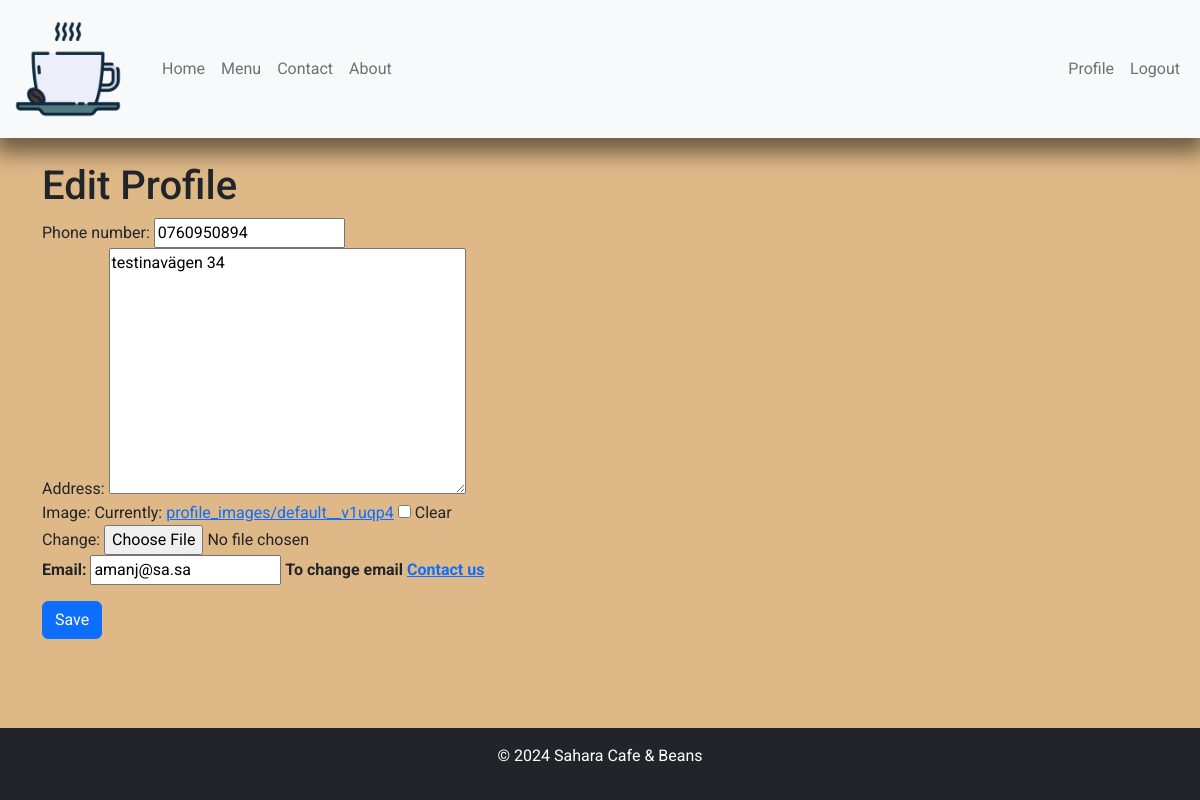
/accounts/profile/edit/ (signed in), run on an earlier commit of the app's database.
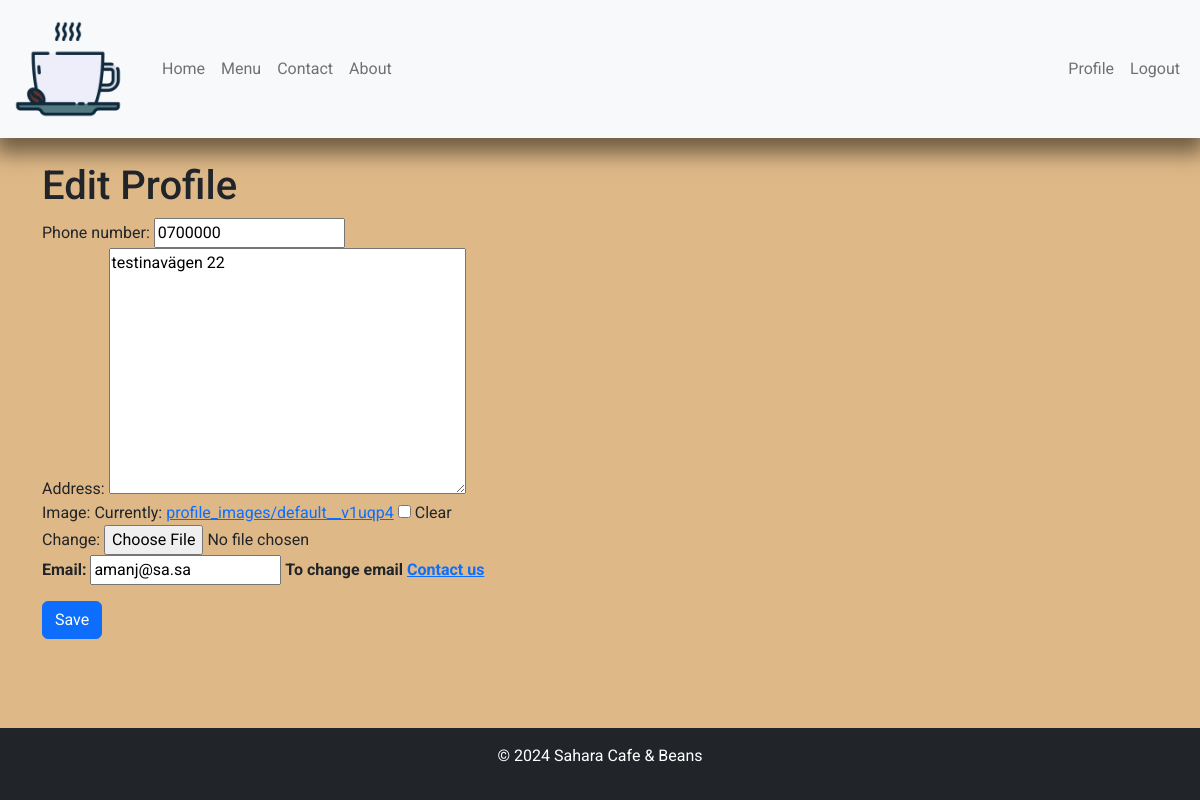
And on a later commit of the database.
### accounts/models.py (models this page shows, shortened)
class UserProfile(models.Model):
    user = models.OneToOneField(User, related_name="profile", on_delete=models.CASCADE, primary_key=True)
    phone_number = models.CharField(max_length=15, blank=True, null=True)
    address = models.TextField(blank=True, null=True)
    email = models.EmailField(default='')
    image = ResizedImageField(
        size=[300,300],
        quality=75,
        upload_to='profile_images/',
        force_format="WEBP",
        blank=True,
        null=True,
        default='profile_images/default_photo.webp'
        )
    updated_on = models.DateField(auto_now=True)

### accounts/views.py (the view)
# urls.py: path('profile/edit/', views.edit_profile, name='edit_profile'),
@login_required
def edit_profile(request):
    profile = get_object_or_404(UserProfile, user=request.user)
    if request.method == 'POST':
        form = UserProfileForm(request.POST, request.FILES, instance=profile)
        if form.is_valid():
            form.save()
            return redirect('accounts:profile_detail')
    else:
        form = UserProfileForm(instance=profile)
    return render(request, 'accounts/profile_form.html', {'form': form})

### accounts/forms.py
class UserProfileForm(forms.ModelForm):
    class Meta:
        model = UserProfile
        fields = ['email', 'phone_number', 'address', 'image']

### accounts/templates/accounts/profile_form.html (shortened to what this page needs)
{% extends 'base.html' %}
{% load static %}
{% block content %}
<div class="container mt-4">
    <h1>{% if form.instance.pk %}Edit Profile{% else %}Create Profile{% endif %}</h1>
    <form method="post" enctype="multipart/form-data">
        {{ form.phone_number.label_tag }} {{ form.phone_number }}<br>
        {{ form.address.label_tag }} {{ form.address }}<br>
        {{ form.image.label_tag }} {{ form.image }}<br>
        <p><strong>Email:</strong>
            <input type="text" name="email" value="{{ form.instance.user.email }}" readonly>
            <strong>To change email <a href="{% url 'contact' %}">Contact us</a></strong>
        </p>
        <button type="submit" class="btn btn-primary">Save</button>
    </form>
</div>
{% endblock %}

### templates/base.html (shortened to what this page needs)
{% load static %}
<!DOCTYPE html>
<html lang="en">
<head>
    {% block extra_css %}
    <link rel="stylesheet" href="https://cdnjs.cloudflare.com/ajax/libs/bootstrap/5.2.3/css/bootstrap.min.css" />
    <link rel="stylesheet" href="{% static 'css/base.css' %}">
    {% endblock %}
</head>
<body>
    {% include 'includes/header.html' %}
    <main>
        {% block content %}
        {% endblock %}
    </main>
    {% include 'includes/footer.html' %}
</body>
</html>

### templates/includes/header.html (shortened to what this page needs)
{% load static %}
<header>
    {% with request.resolver_match.url_name as url_name %}
        <nav class="navbar navbar-expand-lg bg-light">
            <div class="container-fluid">
                <a class="navbar-brand" href="{% url 'home' %}"><img src="{% static 'images/logo.webp' %}" alt="Logo for Sahara Cafe & Beans" class="logo"></a>
                <div class="collapse navbar-collapse" id="navbarNav">
                    <ul class="navbar-nav me-auto mb-2 mb-lg-0">
                        <li class="nav-item">
                            <a class="nav-link {% if url_name == 'home' %}active{% endif %}" aria-current="page" href="{% url 'home' %}">Home</a>
                        </li>
                        <li class="nav-item">
                            <a class="nav-link {% if url_name == 'menu_list' %}active{% endif %}" href="{% url 'menu:menu_list' %}">Menu</a>
                            <li class="nav-item">
                            <a class="nav-link {% if url_name == 'contact' %}active{% endif %}" href="{% url 'contact' %}">Contact</a>
                        </li>
                        <li class="nav-item">
                            <a class="nav-link {% if url_name == 'about' %}active{% endif %}" href="{% url 'about' %}">About</a>
                        </li>
                    </ul>
                    <ul class="navbar-nav">
                        {% if request.user.is_authenticated %}
                        <li class="nav-item">
                            <a class="nav-link {% if url_name == 'profile_detail' %}active{% endif %}" href="{% url 'accounts:profile_detail' %}">Profile</a>
                        </li>
                        <li class="nav-item">
                            <a class="nav-link {% if url_name == 'accounts_logout' %}active{% endif %}" href="/accounts/logout/">Logout</a>
                        </li>
                        {% endif %}
                    </ul>
                </div>
            </div>
        </nav>
    {% endwith %}
</header>

### templates/includes/footer.html
{% load static %}
<footer class="bg-dark text-white text-center py-3">
    <p>&copy; 2024 Sahara Cafe & Beans</p>
</footer>

### static/css/base.css (style rules this page uses)
:root { --font-primary: 'Roboto', sans-serif; --font-size-base: 16px; --font-size-small: 0.8rem; --font-size-large: 1.25rem; --main-color: #a0522d; --accent-color: #deb887; --background-color: #fffaf0; --box-shadow-color: 0px 10px 20px 5px rgba(0, 0, 0, 0.5); }
.navbar { background-color: var(--accent-color); box-shadow: var(--box-shadow-color); }
.navbar .navbar-brand { margin-right: 30px; }
img.logo { width: 7rem; }
html, body { height: 100%; }
body { display: flex; flex-direction: column; font-family:var(--font-primary); }
h1, h2, h3, h4, h5, h6 { font-family: var(--font-size-base); }
main { flex: 1 0 auto; background-color: var(--accent-color); }

What changed in the data, as far as the page shows it:
changed UserProfile "amanj@sa.sa": phone_number "0760950894" → "0700000"; address "testinavägen 34" → "testinavägen 22"
